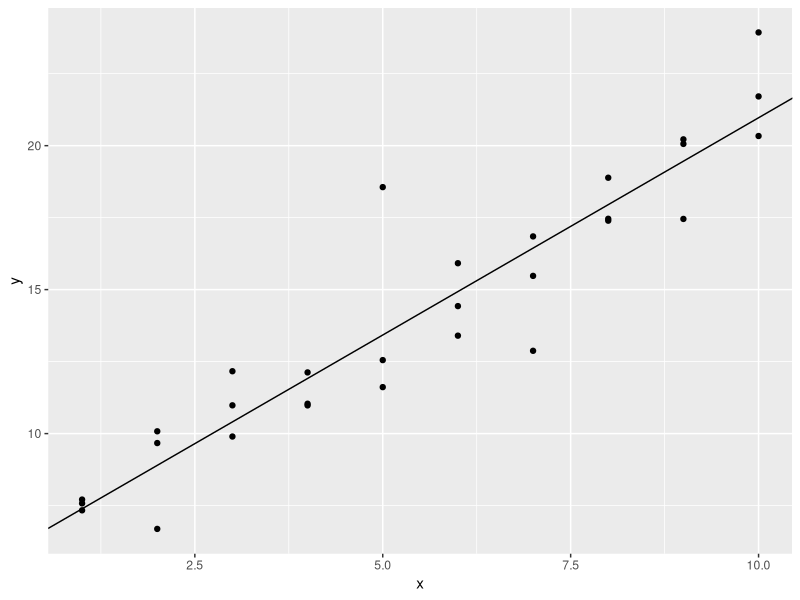
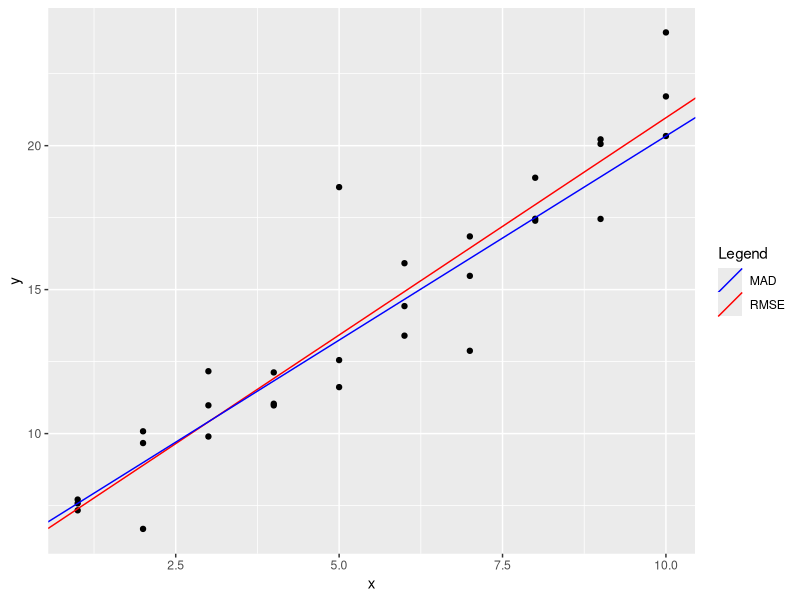

Write the R code that produced these figures, in order. (Note: this script raises an error after producing the figures.)
library(tidyverse)
library(modelr)


# 23.2.1 Exercises ------------------------------------------------------------------

# 1. One downside of the linear model is that it is sensitive to unusual values 
# because the distance incorporates a squared term. 

sim1a <- tibble(
  x = rep(1:10, each = 3),
  y = x * 1.5 + 6 + rt(length(x), df = 2)
)

# Fit a linear model to the simulated data below, and visualise the results. 
mod_res = lm(formula = y ~ x,data = sim1a)                   # using the lm function to get the intercept and slope
int0 = as.vector(coef(mod_res)[1])                           # intercept
sl0 = as.vector(coef(mod_res)[2])                             # slope

# draw the model and the data
ggplot(data = sim1a,mapping = aes(x,y)) + 
  geom_point() +
  geom_abline(aes(intercept = int0, slope = sl0))

# Rerun a few times to generate different simulated datasets. 
# What do you notice about the model?

# Answer 
# simulating new data and visualizing the  model for couple of times, tells us that the best fit model,
# is heavily dependent on outlier values and tend to move towards the values and away from the most of the data.



# 2. One way to make linear models more robust is to use a different distance measure.
# For example, instead of root-mean-squared distance, you could use mean-absolute distance:

# Answer :

model1 <- function(a, data) {           # Arbitrarily defined model
  a[1] + data$x * a[2]
}

measure_distance <- function(mod, data) {   # RMSE replaced by MAD 
  diff <- data$y - model1(mod, data)
  mean(abs(diff))
}

# Use optim() to fit this model to the simulated data above and compare it to the linear model.
# Finding a good model using optim function
good_model1 <- optim(c(0,0),measure_distance,data = sim1a)
int1 <- good_model1$par[1]               # new intercept
sl1 <- good_model1$par[2]                # new slope     

colors = c("RMSE" = "red","MAD" = "blue")  # A vector to store color for different plotting method

# Plotting RMSE and MAD together
ggplot(data = sim1a,mapping = aes(x,y)) + 
  geom_point() +
  geom_abline(aes(intercept = int0, slope = sl0, color = "RMSE")) +
  geom_abline(aes(intercept = int1, slope = sl1, color = "MAD" )) +
  labs(color = "Legend") +
  scale_color_manual(values = colors)

# Answer : MAD seems to be better statistic than RMSE being used in LM function


# 3. One challenge with performing numerical optimisation is that it’s only guaranteed to find one local optimum. 
# What’s the problem with optimising a three parameter model like this?

model1 <- function(a, data) {
  a[1] + data$x * a[2] + a[3]
}

# Answer : 
good_model2 <- optim(c(0,0),measure_distance,data = sim1a)      # error
# If we use optim function on the above model, it throws an error : 
# Error in optim(c(0, 0), measure_distance, data = sim1a) :  function cannot be evaluated at initial parameters
# This is because only 2 initialization points c(0,0) is provided
# It is possible to get a solution for this by providing 3 initialization points c(0,0,0) as below
good_model2 <- optim(c(0,0,0),measure_distance,data = sim1a)    # success



# 23.3.1 Predictions ------------------------------------------------------



# 1. create a grid that covers where our data lies
sim1_mod = lm(formula = y~x, data = sim1)        # The model for testing  
grid1 = sim1 %>% modelr::data_grid(x)            # Add the independent variable (sim1$x in this case)
grid1 = grid1 %>% add_predictions(sim1_mod)      # Add predictions 
sim1 = sim1 %>% add_residuals(sim1_mod)          # Add residuals

# 2. Visualize the model
ggplot(sim1, aes(x,y)) +
  geom_point() +
  geom_line(mapping = aes(y = pred), data = grid1, color = "red", size = 1)



ggplot(data = sim1,mapping = aes(resid)) +
  geom_freqpoly(binwidth = 0.5)


ggplot(data = sim1, mapping = aes(x,resid)) +
  geom_ref_line(h = 0) +
  geom_point()




# Q.1 ---------------------------------------------------------------------

# Instead of using lm() to fit a straight line, you can use loess() to fit a smooth curve. 
# Repeat the process of model fitting, grid generation, predictions, and visualisation on sim1 using loess() instead of lm(). 
# How does the result compare to geom_smooth()?

  
sim1_mod_2 = loess(formula = y ~ x, data = sim1)        # Model fitting
grid2 = sim1 %>% modelr::data_grid(x)                   # Independent variable
grid2 = grid2 %>% modelr::add_predictions(sim1_mod_2)   # Adding predictions

# Visualization
ggplot(data = sim1, mapping = aes(x,y)) +
  geom_point() +
  geom_smooth(mapping = aes(y = pred), data = grid2, color = "red") 

# Answer : It seems geom_smooth doesnt fit a straight line but a more "adjusted / smoothed line"

# Q.2 ---------------------------------------------------------------------

# add_predictions() is paired with gather_predictions() and spread_predictions().
# How do these three functions differ?
  
# Answer:
# add_predictions() adds a new column "pred" to the data as it can take only single model.
# But gather_predictions() and spread_predictions() can take  multiple models and hence 
# can compare predictions of different models

grid3 = grid %>% modelr::gather_predictions(sim1_mod,sim1_mod_2)   # Adds predictions vertically (long)
grid4 = grid %>% modelr::spread_predictions(sim1_mod,sim1_mod_2)   # Adds predictions horizontally (broad)

# Q.3 ---------------------------------------------------------------------

# What does geom_ref_line() do?
# What package does it come from? 
# Why is displaying a reference line in plots showing residuals useful and important?

# Answer:
# geom_ref_line() adds a reference line to the plot created using ggplot2 package
# It comes from modelr package
# Showing a reference line in plots showing residual helps us to visually check if residuals are
# random and that they don't exhibit a pattern and are not concentrated in some region 
  
# Q.4 ---------------------------------------------------------------------

# Why might you want to look at a frequency polygon of absolute residuals? 
# What are the pros and cons compared to looking at the raw residuals?

# Answer :

sim1 %>% 
  add_residuals(sim1_mod) %>% 
  mutate(resid = abs(resid)) %>% 
  ggplot(mapping = aes(x)) +
  geom_freqpoly(mapping = aes(resid),binwidth = 0.25)    # frequency polygon of absolute residuals


# PROS : 
# frequency polygon of absolute residuals helps us to visualize the "magnitude" of error of the model
# If the distribution is skewed towards right, we can say that the magnitude of error by model is low, as model made small mistakes.
# If the distribution is skewed towards left, we can say that the magnitude of error by model is high, as model made large mistakes.

# CONS :
# frequency polygon of absolute residuals does not help us to visualize if the model is over-predicting / under - predicting / captures signal in the data properly.
# If we visualize frequency polygon of residuals, we can see if the model is capturing signal in data properly of the residuals are nomally distributed
# If the residuals are skewed in any one direction, we can say that the model is biased.
sim1 %>% 
  add_residuals(sim1_mod) %>% 
  ggplot(mapping = aes(x)) +
  geom_freqpoly(mapping = aes(resid),binwidth = 0.5)   # frequency polygon of residuals
